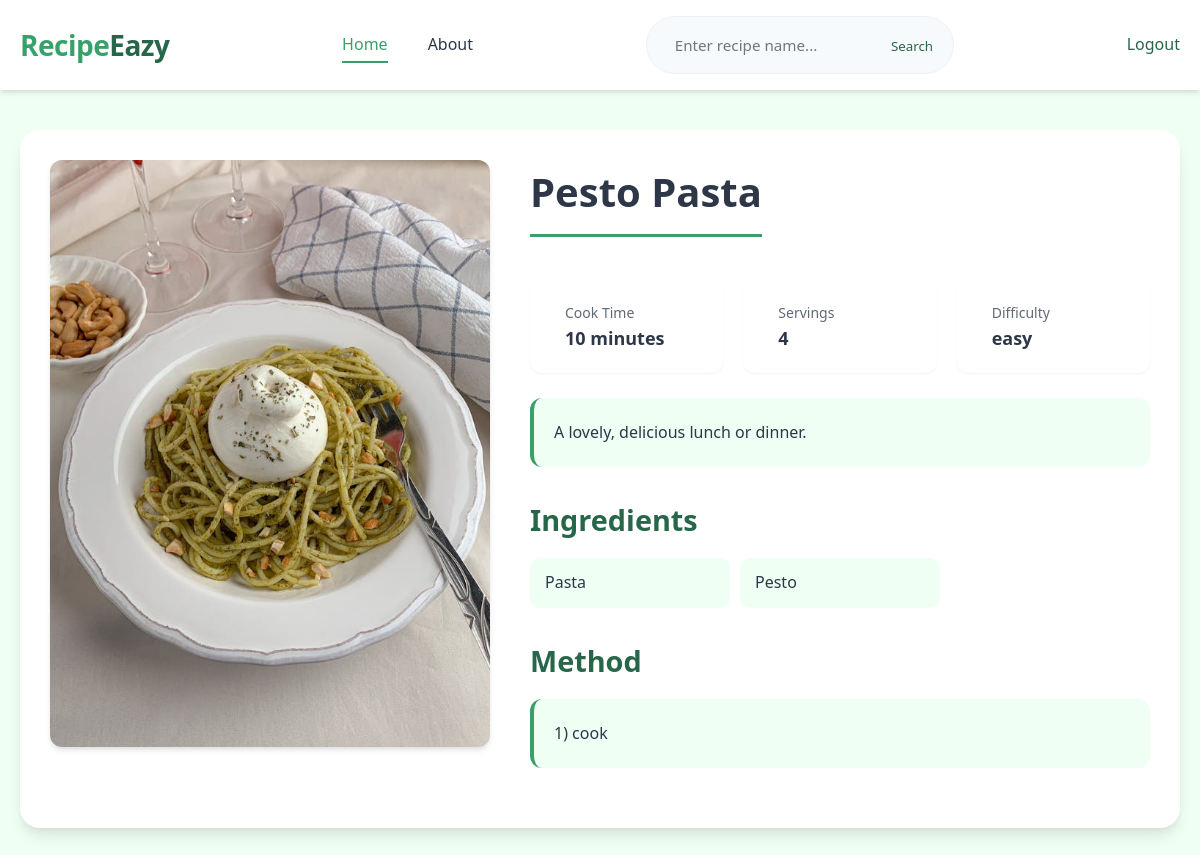
Screenshot of /recipes/recipe-list/16 (signed in) with the database file from the repository.
### recipes/models.py (models this page shows, shortened)
class Recipe(models.Model):
    title = models.CharField(max_length=30)
    description = models.TextField(default="")
    ingredients = models.TextField(default="", help_text="Separate ingredients with commas.")
    cook_time = models.PositiveIntegerField(help_text="Cooking time in minutes.")
    servings = models.PositiveIntegerField()
    method = models.TextField(default="")
    image = models.ImageField(upload_to="images/")
    cuisine = models.ManyToManyField(Cuisine)
    category = models.ManyToManyField(Category)
    options = {"easy":"easy","medium":"medium","hard":"hard","expert":"expert"}
    difficulty = models.CharField(max_length=250, choices = options, default = "easy")

### recipes/views.py (the view)
# urls.py: path("recipe-list/<int:id>", views.recipe_detail,name="recipe-detail"),
def recipe_detail(request, id):
    recipe = get_object_or_404(Recipe, id=id)
    ingredients = recipe.ingredients
    ingredients = ingredients.split(", ")
    return render(request,"recipes/recipe_detail.html",{
        "recipe":recipe,
        "ingredients":ingredients
    })

### recipes/templates/recipes/recipe_detail.html (shortened to what this page needs)
<!DOCTYPE html>
<html lang="en">
<head>
</head>
<body>
    <header id="header">
        <div class="container">
            <nav>
                <div class="logo">Recipe<span>Eazy</span></div>
                <div class="nav-links">
                    <a href="{%url 'recipe_list'%}" class="active">Home</a>
                    <a href="#">About</a>
                </div>
                <div class="search-bar">
                    <form action="{% url 'search-recipe' %}" method="get">
                        <input type="text" name="q" placeholder="Enter recipe name..." required>
                        <button type="submit">Search</button>
                    </form>
                </div>
                <div class "nav-links">
                    {%if user.is_authenticated%}
                    <a href ="{%url 'logout'%}">Logout</a>
                    {%endif%}
                </div>
            </nav>
        </div>
    </header>
    <div class="container">
        <div class="recipe-detail">
            <div class="recipe-image-column">
                {% if recipe.image %}
                    <img src="{{ recipe.image.url }}" alt="{{ recipe.title }}" class="recipe-image">
                {% endif %}
            </div>
            <div class="recipe-content-column">
                <h1 class="recipe-title">{{recipe.title}}</h1>
                <div class="recipe-quick-info">
                    <div class="info-card">
                        <div class="info-content">
                            <span class="info-label">Cook Time</span>
                            <span class="info-value">{{recipe.cook_time}} minute{{recipe.cook_time|pluralize}}</span>
                        </div>
                    </div>
                    <div class="info-card">
                        <div class="info-content">
                            <span class="info-label">Servings</span>
                            <span class="info-value">{{recipe.servings}}</span>
                        </div>
                    </div>
                    <div class="info-card">
                        <div class="info-content">
                            <span class="info-label">Difficulty</span>
                            <span class="info-value">{{recipe.difficulty}}</span>
                        </div>
                    </div>
                </div>
                <div class="recipe-description">
                    {{recipe.description}}
                </div>
                <div class="recipe-section">
                    <h3 class="section-title">Ingredients</h3>
                    <div class="ingredients-list">
                        {%for ingredient in ingredients%}
                            <div class="ingredient-item">{{ingredient}}</div>
                        {%endfor%}
                    </div>
                </div>
                <div class="recipe-section">
                    <h3 class="section-title">Method</h3>
                    <div class="method-container">{{recipe.method}}</div>
                </div>
            </div>
        </div>
    </div>
</body>
</html>

### recipes/templates/recipes/recipe_detail.html (style rules this page uses)
:root { --primary: #38A169; --primary-light: #4abb7d; --secondary: #9AE6B4; --dark: #276749; --light: #F0FFF4; --accent: #68D391; --gray-100: #f7fafc; --gray-200: #edf2f7; --gray-300: #e2e8f0; --gray-800: #2d3748; --shadow-sm: 0 1px 2px 0 rgba(0, 0, 0, 0.05); --shadow-md: 0 4px 6px -1px rgba(0, 0, 0, 0.1), 0 2px 4px -1px rgba(0, 0, 0, 0.06); --shadow-lg: 0 10px 15px -3px rgba(0, 0, 0, 0.1), 0 4px 6px -2px rgba(0, 0, 0, 0.05); --shadow-xl: 0 20px 25px -5px rgba(0, 0, 0, 0.1), 0 10px 10px -5px rgba(0, 0, 0, 0.04); }
* { margin: 0; padding: 0; box-sizing: border-box; font-family: 'Poppins', 'Segoe UI', Tahoma, Geneva, Verdana, sans-serif; }
body { background-color: var(--light); color: var(--gray-800); line-height: 1.6; font-size: 16px; }
a { color: var(--dark); text-decoration: none; transition: color 0.3s ease; }
.container { max-width: 1200px; margin: 0 auto; padding: 0 20px; width: 100%; }
#header { background-color: white; box-shadow: var(--shadow-md); position: sticky; top: 0; width: 100%; z-index: 100; transition: all 0.3s ease; }
#header .container { max-width: 1200px; margin: 0 auto; padding: 0 20px; }
#header nav { display: flex; justify-content: space-between; align-items: center; padding: 16px 0; transition: padding 0.3s ease; }
#header .logo { font-size: 28px; font-weight: 700; color: var(--primary); display: flex; align-items: center; letter-spacing: -0.5px; }
#header .logo span { color: var(--dark); }
#header .nav-links { display: flex; gap: 40px; }
#header .nav-links a { text-decoration: none; color: var(--gray-800); font-weight: 500; transition: color 0.3s ease; position: relative; font-size: 1rem; }
#header .nav-links a:after { content: ''; position: absolute; width: 0; height: 2px; bottom: -5px; left: 0; background-color: var(--primary); transition: width 0.3s ease; }
#header .nav-links a:hover:after, #header .nav-links a.active:after { width: 100%; }
#header .nav-links a.active { color: var(--primary); }
#header .search-bar { display: flex; align-items: center; background-color: var(--gray-100); border-radius: 50px; padding: 10px 20px; transition: box-shadow 0.3s ease, background-color 0.3s ease; border: 1px solid var(--gray-200); }
#header .search-bar input { border: none; background: transparent; padding: 8px; outline: none; width: 220px; font-size: 0.95rem; }
#header .search-bar button { background: none; border: none; cursor: pointer; color: var(--dark); }
.recipe-detail { max-width: 1200px; margin: 40px auto; padding: 30px; background-color: white; border-radius: 20px; box-shadow: var(--shadow-lg); animation: fadeIn 0.8s ease; display: flex; gap: 40px; }
.recipe-title { font-size: 2.5rem; margin-bottom: 20px; color: var(--gray-800); font-weight: 700; border-bottom: 3px solid var(--primary); padding-bottom: 10px; display: inline-block; }
.recipe-image { width: 100%; border-radius: 12px; box-shadow: var(--shadow-md); aspect-ratio: 3/4; object-fit: cover; }
.recipe-section { margin-bottom: 30px; }
.recipe-content-column { flex: 1; }
.section-title { font-size: 1.8rem; color: var(--dark); margin-bottom: 15px; font-weight: 600; }
.ingredients-list { display: grid; grid-template-columns: repeat(auto-fill, minmax(200px, 1fr)); gap: 10px; }
.ingredient-item { background-color: var(--light); padding: 12px 15px; border-radius: 10px; display: flex; align-items: center; transition: transform 0.2s ease, background-color 0.2s ease; }
.method-container { line-height: 1.8; background-color: var(--light); padding: 20px; border-radius: 12px; border-left: 4px solid var(--primary); }
.recipe-image-column { flex: 0 0 40%; top: 100px; align-self: flex-start; }
.recipe-image-column { flex: 0 0 40%; align-self: flex-start; }
.recipe-quick-info { display: grid; grid-template-columns: repeat(3, 1fr); gap: 20px; margin: 25px 0; }
.info-card { background-color: white; padding: 20px; border-radius: 12px; box-shadow: var(--shadow-sm); display: flex; align-items: center; gap: 15px; transition: transform 0.2s ease, box-shadow 0.2s ease; }
.info-content { display: flex; flex-direction: column; }
.info-label { font-size: 0.875rem; color: var(--gray-800); opacity: 0.75; }
.info-value { font-size: 1.125rem; font-weight: 600; color: var(--gray-800); }
.recipe-description { background-color: var(--light); padding: 20px; border-radius: 12px; line-height: 1.8; color: var(--gray-800); margin-bottom: 30px; border-left: 4px solid var(--primary); }

### rows the page displays
Recipe: image (picture), title "Pesto Pasta", cook_time "10", servings "4", difficulty "easy", description "A lovely, delicious lunch or dinner.", method "1) cook"

### other values shown
{{ ingredient }} "Pasta" "Pesto"
